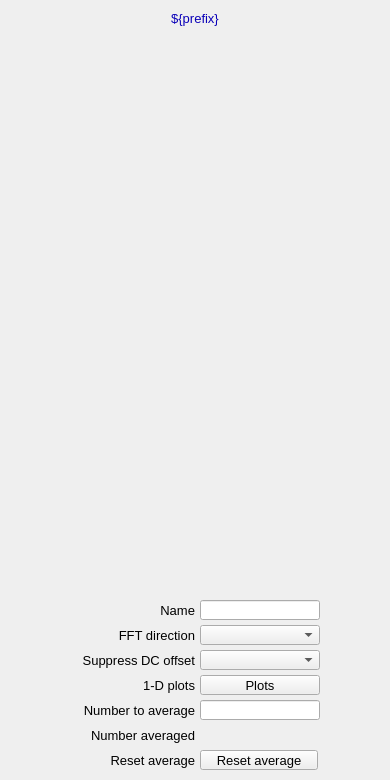
<?xml version="1.0" ?>
<ui version="4.0">
  <class>Dialog</class>
  <widget class="QWidget" name="screen">
    <property name="geometry">
      <rect>
        <x>362</x>
        <y>68</y>
        <width>390</width>
        <height>780</height>
      </rect>
    </property>
    <property name="styleSheet">
      <string notr="true">QWidget#screen {
  color: rgb(0, 0, 0);
  background-color: rgb(187, 187, 187);
  }</string>
    </property>
    <property name="windowTitle">
      <string>NDFFT</string>
    </property>
    <widget class="PyDMDrawingRectangle" name="rectangle">
      <property name="geometry">
        <rect>
          <x>0</x>
          <y>5</y>
          <width>390</width>
          <height>25</height>
        </rect>
      </property>
      <property name="brush" stdset="0">
        <brush brushstyle="SolidPattern">
          <color alpha="255">
            <red>218</red>
            <green>218</green>
            <blue>218</blue>
          </color>
        </brush>
      </property>
      <property name="penStyle" stdset="0">
        <enum>Qt::SolidLine</enum>
      </property>
      <property name="penColor" stdset="0">
        <color>
          <red>218</red>
          <green>218</green>
          <blue>218</blue>
        </color>
      </property>
      <property name="penWidth" stdset="0">
        <double>0</double>
      </property>
      <property name="penCapStyle" stdset="0">
        <enum>Qt::FlatCap</enum>
      </property>
      <property name="toolTip">
        <string>rectangle</string>
      </property>
    </widget>
    <widget class="QLabel" name="text">
      <property name="geometry">
        <rect>
          <x>0</x>
          <y>6</y>
          <width>390</width>
          <height>25</height>
        </rect>
      </property>
      <property name="text">
        <string>${prefix}</string>
      </property>
      <property name="font" stdset="0">
        <font>
          <pointsize>10</pointsize>
        </font>
      </property>
      <property name="brush" stdset="0">
        <brush brushstyle="SolidPattern">
          <color alpha="255">
            <red>10</red>
            <green>0</green>
            <blue>184</blue>
          </color>
        </brush>
      </property>
      <property name="toolTip">
        <string>text</string>
      </property>
      <property name="alignment">
        <set>Qt::AlignCenter</set>
      </property>
      <property name="styleSheet">
        <string notr="true">QLabel#text {
  color: rgb(10, 0, 184);
  }</string>
      </property>
    </widget>
    <widget class="PyDMEmbeddedDisplay" name="composite">
      <property name="geometry">
        <rect>
          <x>5</x>
          <y>35</y>
          <width>380</width>
          <height>555</height>
        </rect>
      </property>
      <property name="toolTip">
        <string>composite</string>
      </property>
      <property name="filename" stdset="0">
        <string>PluginBase_V36.ui</string>
      </property>
    </widget>
    <widget class="PyDMDrawingRectangle" name="rectangle_1">
      <property name="geometry">
        <rect>
          <x>5</x>
          <y>595</y>
          <width>380</width>
          <height>180</height>
        </rect>
      </property>
      <property name="brush" stdset="0">
        <brush brushstyle="NoBrush">
          <color alpha="255">
            <red>0</red>
            <green>0</green>
            <blue>0</blue>
          </color>
        </brush>
      </property>
      <property name="penStyle" stdset="0">
        <enum>Qt::SolidLine</enum>
      </property>
      <property name="penColor" stdset="0">
        <color>
          <red>0</red>
          <green>0</green>
          <blue>0</blue>
        </color>
      </property>
      <property name="penWidth" stdset="0">
        <double>1</double>
      </property>
      <property name="penCapStyle" stdset="0">
        <enum>Qt::FlatCap</enum>
      </property>
      <property name="toolTip">
        <string>rectangle_1</string>
      </property>
    </widget>
    <widget class="QLabel" name="text_1">
      <property name="geometry">
        <rect>
          <x>15</x>
          <y>650</y>
          <width>180</width>
          <height>20</height>
        </rect>
      </property>
      <property name="text">
        <string>Suppress DC offset</string>
      </property>
      <property name="font" stdset="0">
        <font>
          <pointsize>10</pointsize>
        </font>
      </property>
      <property name="brush" stdset="0">
        <brush brushstyle="SolidPattern">
          <color alpha="255">
            <red>0</red>
            <green>0</green>
            <blue>0</blue>
          </color>
        </brush>
      </property>
      <property name="toolTip">
        <string>text_1</string>
      </property>
      <property name="alignment">
        <set>Qt::AlignRight|Qt::AlignTrailing|Qt::AlignVCenter</set>
      </property>
      <property name="styleSheet">
        <string notr="true">QLabel#text_1 {
  color: rgb(0, 0, 0);
  }</string>
      </property>
    </widget>
    <widget class="PyDMEnumComboBox" name="menu">
      <property name="geometry">
        <rect>
          <x>200</x>
          <y>650</y>
          <width>120</width>
          <height>20</height>
        </rect>
      </property>
      <property name="toolTip">
        <string>${prefix}FFTSuppressDC</string>
      </property>
      <property name="channel" stdset="0">
        <string>ca://${prefix}FFTSuppressDC</string>
      </property>
      <property name="font" stdset="0">
        <font>
          <pointsize>10</pointsize>
        </font>
      </property>
      <property name="styleSheet">
        <string notr="true">PyDMEnumComboBox#menu {
  color: rgb(0, 0, 0);
  background-color: rgb(115, 223, 255);
  }</string>
      </property>
    </widget>
    <widget class="PyDMRelatedDisplayButton" name="related_display">
      <property name="geometry">
        <rect>
          <x>200</x>
          <y>675</y>
          <width>120</width>
          <height>20</height>
        </rect>
      </property>
      <property name="toolTip">
        <string>Plots</string>
      </property>
      <property name="text">
        <string>Plots</string>
      </property>
      <property name="showIcon" stdset="0">
        <bool>true</bool>
      </property>
      <property name="font" stdset="0">
        <font>
          <pointsize>10</pointsize>
        </font>
      </property>
      <property name="styleSheet">
        <string notr="true">PyDMRelatedDisplayButton#related_display {
  color: rgb(0, 0, 0);
  background-color: rgb(115, 223, 255);
  }</string>
      </property>
      <property name="titles" stdset="0">
        <stringlist>
          <string>Time series</string>
          <string>FFT abs. value</string>
          <string>FFT real</string>
          <string>FFT Imaginary</string>
          <string>Combined</string>
          <string/>
          <string/>
          <string/>
          <string/>
          <string/>
          <string/>
          <string/>
          <string/>
          <string/>
          <string/>
        </stringlist>
      </property>
      <property name="filenames" stdset="0">
        <stringlist>
          <string>FFTTimeSeriesPlot_V36.ui</string>
          <string>FFTFreqSpectrumPlot_V36.ui</string>
          <string>FFTFreqSpectrumPlot_V36.ui</string>
          <string>FFTFreqSpectrumPlot_V36.ui</string>
          <string>FFTPlotAll_V36.ui</string>
          <string>.ui</string>
          <string>.ui</string>
          <string>.ui</string>
          <string>.ui</string>
          <string>.ui</string>
          <string>.ui</string>
          <string>.ui</string>
          <string>l.ui</string>
          <string>.ui</string>
          <string>.ui</string>
        </stringlist>
      </property>
      <property name="macros" stdset="0">
        <stringlist>
          <string>P=${P},RTS=${RTS},R=${R}</string>
          <string>P=${P},RTS=${RTS},R=${R},S=FFTAbsValue</string>
          <string>P=${P},RTS=${RTS},R=${R},S=FFTReal</string>
          <string>P=${P},RTS=${RTS},R=${R},S=FFTImaginary</string>
          <string>P=${P},RTS=${RTS},R=${R}</string>
          <string/>
          <string/>
          <string/>
          <string/>
          <string/>
          <string/>
          <string/>
          <string/>
          <string/>
          <string/>
        </stringlist>
      </property>
      <property name="openInNewWindow" stdset="0">
        <bool>true</bool>
      </property>
    </widget>
    <widget class="QLabel" name="text_2">
      <property name="geometry">
        <rect>
          <x>105</x>
          <y>675</y>
          <width>90</width>
          <height>20</height>
        </rect>
      </property>
      <property name="text">
        <string>1-D plots</string>
      </property>
      <property name="font" stdset="0">
        <font>
          <pointsize>10</pointsize>
        </font>
      </property>
      <property name="brush" stdset="0">
        <brush brushstyle="SolidPattern">
          <color alpha="255">
            <red>0</red>
            <green>0</green>
            <blue>0</blue>
          </color>
        </brush>
      </property>
      <property name="toolTip">
        <string>text_2</string>
      </property>
      <property name="alignment">
        <set>Qt::AlignRight|Qt::AlignTrailing|Qt::AlignVCenter</set>
      </property>
      <property name="styleSheet">
        <string notr="true">QLabel#text_2 {
  color: rgb(0, 0, 0);
  }</string>
      </property>
    </widget>
    <widget class="QLabel" name="text_3">
      <property name="geometry">
        <rect>
          <x>65</x>
          <y>625</y>
          <width>130</width>
          <height>20</height>
        </rect>
      </property>
      <property name="text">
        <string>FFT direction</string>
      </property>
      <property name="font" stdset="0">
        <font>
          <pointsize>10</pointsize>
        </font>
      </property>
      <property name="brush" stdset="0">
        <brush brushstyle="SolidPattern">
          <color alpha="255">
            <red>0</red>
            <green>0</green>
            <blue>0</blue>
          </color>
        </brush>
      </property>
      <property name="toolTip">
        <string>text_3</string>
      </property>
      <property name="alignment">
        <set>Qt::AlignRight|Qt::AlignTrailing|Qt::AlignVCenter</set>
      </property>
      <property name="styleSheet">
        <string notr="true">QLabel#text_3 {
  color: rgb(0, 0, 0);
  }</string>
      </property>
    </widget>
    <widget class="PyDMEnumComboBox" name="menu_1">
      <property name="geometry">
        <rect>
          <x>200</x>
          <y>625</y>
          <width>120</width>
          <height>20</height>
        </rect>
      </property>
      <property name="toolTip">
        <string>${prefix}FFTDirection</string>
      </property>
      <property name="channel" stdset="0">
        <string>ca://${prefix}FFTDirection</string>
      </property>
      <property name="font" stdset="0">
        <font>
          <pointsize>10</pointsize>
        </font>
      </property>
      <property name="styleSheet">
        <string notr="true">PyDMEnumComboBox#menu_1 {
  color: rgb(0, 0, 0);
  background-color: rgb(115, 223, 255);
  }</string>
      </property>
    </widget>
    <widget class="QLabel" name="text_4">
      <property name="geometry">
        <rect>
          <x>155</x>
          <y>600</y>
          <width>40</width>
          <height>20</height>
        </rect>
      </property>
      <property name="text">
        <string>Name</string>
      </property>
      <property name="font" stdset="0">
        <font>
          <pointsize>10</pointsize>
        </font>
      </property>
      <property name="brush" stdset="0">
        <brush brushstyle="SolidPattern">
          <color alpha="255">
            <red>0</red>
            <green>0</green>
            <blue>0</blue>
          </color>
        </brush>
      </property>
      <property name="toolTip">
        <string>text_4</string>
      </property>
      <property name="alignment">
        <set>Qt::AlignRight|Qt::AlignTrailing|Qt::AlignVCenter</set>
      </property>
      <property name="styleSheet">
        <string notr="true">QLabel#text_4 {
  color: rgb(0, 0, 0);
  }</string>
      </property>
    </widget>
    <widget class="PyDMLineEdit" name="text_entry">
      <property name="geometry">
        <rect>
          <x>200</x>
          <y>600</y>
          <width>120</width>
          <height>20</height>
        </rect>
      </property>
      <property name="channel" stdset="0">
        <string>ca://${prefix}Name</string>
      </property>
      <property name="toolTip">
        <string>${prefix}Name</string>
      </property>
      <property name="font" stdset="0">
        <font>
          <pointsize>10</pointsize>
        </font>
      </property>
      <property name="styleSheet">
        <string notr="true">PyDMLineEdit#text_entry {
  color: rgb(0, 0, 0);
  background-color: rgb(115, 223, 255);
  border: 1px solid black;
  margin: 0px;
  padding: 0px;
  spacing: 0px;
  }</string>
      </property>
    </widget>
    <widget class="QLabel" name="text_5">
      <property name="geometry">
        <rect>
          <x>25</x>
          <y>700</y>
          <width>170</width>
          <height>20</height>
        </rect>
      </property>
      <property name="text">
        <string>Number to average</string>
      </property>
      <property name="font" stdset="0">
        <font>
          <pointsize>10</pointsize>
        </font>
      </property>
      <property name="brush" stdset="0">
        <brush brushstyle="SolidPattern">
          <color alpha="255">
            <red>0</red>
            <green>0</green>
            <blue>0</blue>
          </color>
        </brush>
      </property>
      <property name="toolTip">
        <string>text_5</string>
      </property>
      <property name="alignment">
        <set>Qt::AlignRight|Qt::AlignTrailing|Qt::AlignVCenter</set>
      </property>
      <property name="styleSheet">
        <string notr="true">QLabel#text_5 {
  color: rgb(0, 0, 0);
  }</string>
      </property>
    </widget>
    <widget class="PyDMLineEdit" name="text_entry_1">
      <property name="geometry">
        <rect>
          <x>200</x>
          <y>700</y>
          <width>120</width>
          <height>20</height>
        </rect>
      </property>
      <property name="channel" stdset="0">
        <string>ca://${prefix}FFTNumAverage</string>
      </property>
      <property name="toolTip">
        <string>${prefix}FFTNumAverage</string>
      </property>
      <property name="font" stdset="0">
        <font>
          <pointsize>10</pointsize>
        </font>
      </property>
      <property name="styleSheet">
        <string notr="true">PyDMLineEdit#text_entry_1 {
  color: rgb(0, 0, 0);
  background-color: rgb(115, 223, 255);
  border: 1px solid black;
  margin: 0px;
  padding: 0px;
  spacing: 0px;
  }</string>
      </property>
    </widget>
    <widget class="QLabel" name="text_6">
      <property name="geometry">
        <rect>
          <x>45</x>
          <y>725</y>
          <width>150</width>
          <height>20</height>
        </rect>
      </property>
      <property name="text">
        <string>Number averaged</string>
      </property>
      <property name="font" stdset="0">
        <font>
          <pointsize>10</pointsize>
        </font>
      </property>
      <property name="brush" stdset="0">
        <brush brushstyle="SolidPattern">
          <color alpha="255">
            <red>0</red>
            <green>0</green>
            <blue>0</blue>
          </color>
        </brush>
      </property>
      <property name="toolTip">
        <string>text_6</string>
      </property>
      <property name="alignment">
        <set>Qt::AlignRight|Qt::AlignTrailing|Qt::AlignVCenter</set>
      </property>
      <property name="styleSheet">
        <string notr="true">QLabel#text_6 {
  color: rgb(0, 0, 0);
  }</string>
      </property>
    </widget>
    <widget class="PyDMLabel" name="text_update">
      <property name="geometry">
        <rect>
          <x>200</x>
          <y>726</y>
          <width>120</width>
          <height>18</height>
        </rect>
      </property>
      <property name="toolTip">
        <string>PV: ${prefix}FFTNumAveraged</string>
      </property>
      <property name="channel" stdset="0">
        <string>ca://${prefix}FFTNumAveraged</string>
      </property>
      <property name="font" stdset="0">
        <font>
          <pointsize>10</pointsize>
        </font>
      </property>
      <property name="alignment">
        <set>Qt::AlignLeading|Qt::AlignLeft|Qt::AlignVCenter</set>
      </property>
      <property name="textInteractionFlags">
        <set>Qt::TextSelectableByKeyboard|Qt::TextSelectableByMouse</set>
      </property>
      <property name="styleSheet">
        <string notr="true">PyDMLabel#text_update {
  color: rgb(10, 0, 184);
  background-color: rgb(187, 187, 187);
  }</string>
      </property>
    </widget>
    <widget class="QLabel" name="text_7">
      <property name="geometry">
        <rect>
          <x>65</x>
          <y>750</y>
          <width>130</width>
          <height>20</height>
        </rect>
      </property>
      <property name="text">
        <string>Reset average</string>
      </property>
      <property name="font" stdset="0">
        <font>
          <pointsize>10</pointsize>
        </font>
      </property>
      <property name="brush" stdset="0">
        <brush brushstyle="SolidPattern">
          <color alpha="255">
            <red>0</red>
            <green>0</green>
            <blue>0</blue>
          </color>
        </brush>
      </property>
      <property name="toolTip">
        <string>text_7</string>
      </property>
      <property name="alignment">
        <set>Qt::AlignRight|Qt::AlignTrailing|Qt::AlignVCenter</set>
      </property>
      <property name="styleSheet">
        <string notr="true">QLabel#text_7 {
  color: rgb(0, 0, 0);
  }</string>
      </property>
    </widget>
    <widget class="PyDMPushButton" name="message_button">
      <property name="geometry">
        <rect>
          <x>200</x>
          <y>750</y>
          <width>118</width>
          <height>20</height>
        </rect>
      </property>
      <property name="text">
        <string>Reset average</string>
      </property>
      <property name="font" stdset="0">
        <font>
          <pointsize>10</pointsize>
        </font>
      </property>
      <property name="toolTip">
        <string>${prefix}FFTResetAverage</string>
      </property>
      <property name="channel" stdset="0">
        <string>ca://${prefix}FFTResetAverage</string>
      </property>
      <property name="pressValue" stdset="0">
        <string>1</string>
      </property>
      <property name="styleSheet">
        <string notr="true">PyDMPushButton#message_button {
  color: rgb(0, 0, 0);
  background-color: rgb(115, 223, 255);
  }</string>
      </property>
    </widget>
  </widget>
  <customwidgets>
    <customwidget>
      <class>PyDMDrawingRectangle</class>
      <extends>QWidget</extends>
      <header>pydm.widgets.drawing</header>
    </customwidget>
    <customwidget>
      <class>PyDMLabel</class>
      <extends>QLabel</extends>
      <header>pydm.widgets.label</header>
    </customwidget>
    <customwidget>
      <class>PyDMEmbeddedDisplay</class>
      <extends>QFrame</extends>
      <header>pydm.widgets.embedded_display</header>
    </customwidget>
    <customwidget>
      <class>PyDMEnumComboBox</class>
      <extends>QComboBox</extends>
      <header>pydm.widgets.enum_combo_box</header>
    </customwidget>
    <customwidget>
      <class>PyDMRelatedDisplayButton</class>
      <extends>QPushButton</extends>
      <header>pydm.widgets.related_display_button</header>
    </customwidget>
    <customwidget>
      <class>PyDMLineEdit</class>
      <extends>QLineEdit</extends>
      <header>pydm.widgets.line_edit</header>
    </customwidget>
    <customwidget>
      <class>PyDMPushButton</class>
      <extends>QPushButton</extends>
      <header>pydm.widgets.pushbutton</header>
    </customwidget>
  </customwidgets>
</ui>
